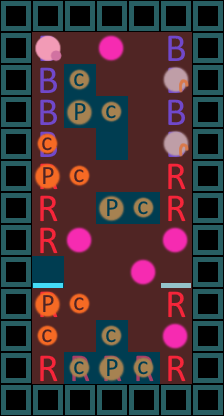

Rendered tile map (Tiled .tmx) drawn with the repository's tilesets; below, a short description and the full map source, tile grids included:
An orthogonal 7x13 tile map with 32x32 px tiles, 4 tile layers (bus, people, people, areas), 2 hidden layers not drawn.

<map version="1.2" tiledversion="1.3.4" orientation="orthogonal" renderorder="right-down" width="7" height="13" tilewidth="32" tileheight="32" infinite="0" nextlayerid="9" nextobjectid="1">
 <tileset firstgid="1" source="rough sprites for level design.tsx" />
 <layer id="1" name="bus" width="7" height="13" locked="1">
  <data encoding="csv">
4,4,4,4,4,4,4,
4,1,0,0,0,1,4,
4,1,0,0,0,1,4,
4,1,0,0,0,1,4,
4,1,0,0,0,1,4,
4,2,0,0,0,2,4,
4,2,0,0,0,2,4,
4,2,0,0,0,0,4,
4,3,0,0,0,3,4,
4,2,0,0,0,2,4,
4,0,0,0,0,0,4,
4,2,2,2,2,2,4,
4,4,4,4,4,4,4
</data>
 </layer>
 <group id="5" name="Unmoveable">
  <layer id="6" name="people" width="7" height="13">
   <data encoding="csv">
0,0,0,0,0,0,0,
0,6,0,7,0,0,0,
0,0,0,0,0,5,0,
0,0,0,0,0,0,0,
0,12,0,0,0,5,0,
0,11,12,0,0,0,0,
0,0,0,0,0,0,0,
0,0,7,0,0,7,0,
0,0,0,0,7,0,0,
0,11,12,0,0,0,0,
0,12,0,0,0,7,0,
0,0,0,0,0,0,0,
0,0,0,0,0,0,0
</data>
  </layer>
  <layer id="7" name="distancing" width="7" height="13" visible="0">
   <data encoding="csv">
0,0,0,0,0,0,0,
0,0,9,0,9,9,0,
0,9,0,9,9,0,0,
0,9,0,0,9,9,0,
0,0,9,0,9,0,0,
0,0,0,9,9,9,0,
0,9,9,0,0,9,0,
0,9,0,9,9,0,0,
0,0,9,9,0,9,0,
0,0,0,9,9,9,0,
0,0,9,0,9,0,0,
0,9,0,0,0,9,0,
0,0,0,0,0,0,0
</data>
  </layer>
 </group>
 <group id="4" name="Moveable">
  <layer id="2" name="people" width="7" height="13">
   <data encoding="csv">
0,0,0,0,0,0,0,
0,0,0,0,0,0,0,
0,0,12,0,0,0,0,
0,0,11,12,0,0,0,
0,0,0,0,0,0,0,
0,0,0,0,0,0,0,
0,0,0,11,12,0,0,
0,0,0,0,0,0,0,
0,0,0,0,0,0,0,
0,0,0,0,0,0,0,
0,0,0,12,0,0,0,
0,0,12,11,12,0,0,
0,0,0,0,0,0,0
</data>
  </layer>
  <layer id="3" name="distancing" width="7" height="13" visible="0">
   <data encoding="csv">
0,0,0,0,0,0,0,
0,0,10,0,0,0,0,
0,10,0,10,0,0,0,
0,10,0,0,10,0,0,
0,0,10,10,0,0,0,
0,0,0,10,10,0,0,
0,0,10,0,0,10,0,
0,0,0,10,10,0,0,
0,0,0,0,0,0,0,
0,0,0,10,0,0,0,
0,0,10,0,10,0,0,
0,10,0,0,0,10,0,
0,0,0,0,0,0,0
</data>
  </layer>
 </group>
 <layer id="8" name="areas" width="7" height="13">
  <data encoding="csv">
0,0,0,0,0,0,0,
0,34,34,34,34,34,0,
0,34,33,34,34,34,0,
0,34,33,33,34,34,0,
0,34,34,33,34,34,0,
0,34,34,34,34,34,0,
59,34,34,33,33,34,0,
0,34,34,34,34,34,0,
0,33,34,34,34,34,0,
0,34,34,34,34,34,0,
0,34,34,33,34,34,0,
0,34,33,33,33,34,0,
0,0,0,0,0,0,0
</data>
 </layer>
</map>
